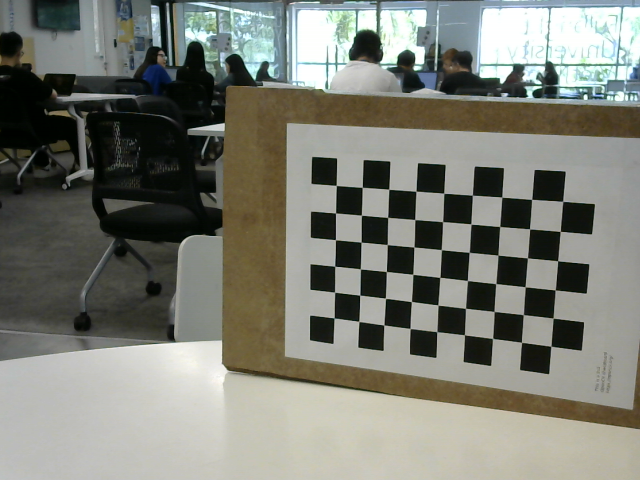
#> input picture images/stereoLeft/calib/imageL0.png, 640 x 480 px; its folder holds only this picture in this run
$ python stereovision_calibration.py
#> lines starting #> are read from the running program, lines starting #| are printed output that depends on the picture; after the words box and inside, x2 and y2 are one past the last pixel; in counts of white or black regions, pixels touching at a corner belong together; long printed decimals are rounded
import numpy as np
import cv2 as cv
import glob

#  FIND CHESSBOARD CORNERS - OBJECT POINTS AND IMAGE POINTS

chessboardSize = (9,6)
frameSize = (640, 480)

# terminate criteria
criteria = (cv.TERM_CRITERIA_EPS + cv.TERM_CRITERIA_MAX_ITER, 30, 0.001)

# prepare object points
objp = np.zeros((chessboardSize[0]*chessboardSize[1], 3), np.float32)
objp[:,:2] = np.mgrid[0:chessboardSize[0], 0:chessboardSize[1]].T.reshape(-1,2)

objp = objp*20
print(objp)

# Arrays to store object points and image points from all the images
objpoints = []  # 3d points in real world space
imgpointsL = []
imgpointsR = []

imagesLeft = glob.glob('images/stereoLeft/calib/*.png')
imagesRight = glob.glob('images/stereoRight/calib/*.png')

for imgLeft, imgRight in zip(imagesLeft, imagesRight):
    imgL = cv.imread(imgLeft)
#> imgL is the input picture: shape (480, 640, 3); mean B, G, R 117.3, 126.2, 124.6
    imgR = cv.imread(imgRight)
    grayL = cv.cvtColor(imgL, cv.COLOR_BGR2GRAY)
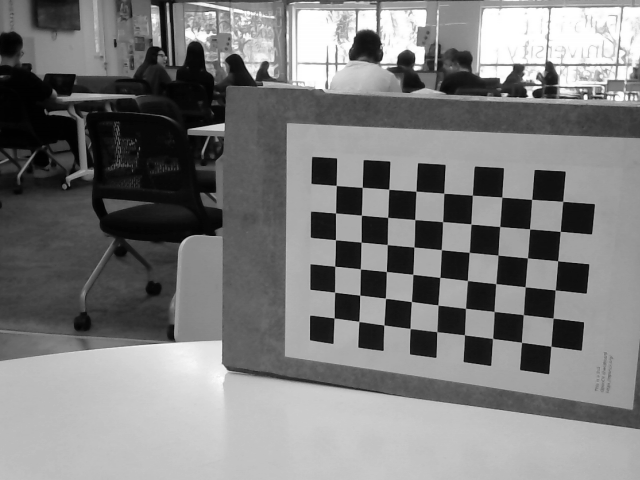
#> grayL: shape (480, 640); min 1, max 255, mean 124.7
    grayR = cv.cvtColor(imgR, cv.COLOR_BGR2GRAY)

    # Find the corners of the chessboard
    retL, cornersL = cv.findChessboardCorners(grayL, chessboardSize, None)
#> retL = True; cornersL = 54 rows, first 8: [336.3, 185.4], [362.1, 187.3], [388.8, 189.2], [416, 191.2], [443.7, 193.2], [472.3, 195.3], [501.7, 196.9], [531.6, 199.3]
    retR, cornersR = cv.findChessboardCorners(grayR, chessboardSize, None)
#> retR = True; cornersR has the same summary as cornersL

    # If found, add objects points, image points (after refining them)
    if (retL and retR) == True:
        objpoints.append(objp)

        cornersL = cv.cornerSubPix(grayL, cornersL, (11,11), (-1, -1), criteria)
#> cornersL = 54 rows, first 8: [336.3, 185.4], [362.3, 187.4], [388.7, 189.3], [416, 191.2], [443.8, 193.2], [472.4, 195.2], [501.7, 197.1], [531.7, 199.4]
        imgpointsL.append(cornersL)

        cornersR = cv.cornerSubPix(grayR, cornersR, (11,11), (-1, -1), criteria)
#> cornersR has the same summary as cornersL
        imgpointsR.append(cornersR)

        # Draw and display the corners
        cv.drawChessboardCorners(imgL, chessboardSize, cornersL, retL)
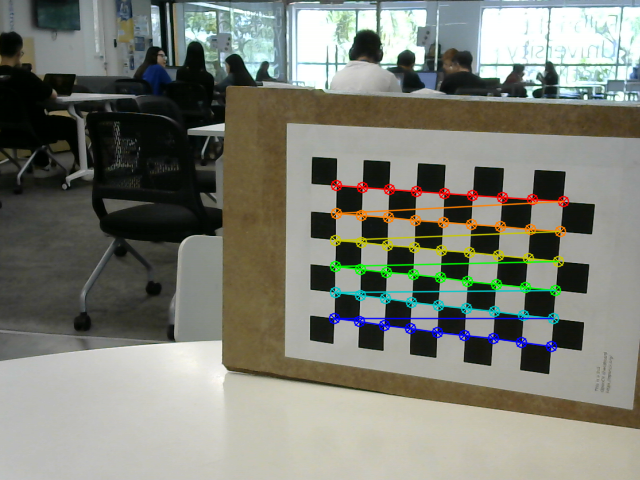
#> imgL: shape (480, 640, 3); 3.68% of pixels changed, all inside (x1, y1, x2, y2) = (328, 179, 570, 353)
        cv.imshow('Image Left', imgL)
        cv.drawChessboardCorners(imgR, chessboardSize, cornersR, retR)
        cv.imshow('Image Right', imgR)
        cv.waitKey(1000)

cv.destroyAllWindows()


# CALIBRATION
retL, cameraMatrixL, distL, rvecsL, tvecsL = cv.calibrateCamera(objpoints, imgpointsL, frameSize, None, None)
#> retL = 0.257; cameraMatrixL = [[960.3, 0, 237.3], [0, 971.6, 289.8], [0, 0, 1]]; distL = [[-0.288, 2.94, -0.00183, -0.000919, -10.52]]; rvecsL = ([0.261, 0.457, 0.0535],); tvecsL = ([72.4, -75.33, 698.7],)
heightL, widthL, channelsL = imgL.shape
#> heightL = 480; widthL = 640; channelsL = 3
newCameraMatrixL, roiL = cv.getOptimalNewCameraMatrix(cameraMatrixL, distL, (widthL, heightL), 1, (widthL, heightL))
#> newCameraMatrixL = [[578.5, 0, 144.5], [0, 590.7, 358.7], [0, 0, 1]]; roiL = (0, 181, 391, 294)

retR, cameraMatrixR, distR, rvecsR, tvecsR = cv.calibrateCamera(objpoints, imgpointsR, frameSize, None, None)
#> retR = 0.257; cameraMatrixR = [[960.3, 0, 237.3], [0, 971.6, 289.8], [0, 0, 1]]; distR = [[-0.288, 2.94, -0.00183, -0.000919, -10.52]]; rvecsR = ([0.261, 0.457, 0.0535],); tvecsR = ([72.4, -75.33, 698.7],)
heightR, widthR, channelsR = imgR.shape
#> heightR = 480; widthR = 640; channelsR = 3
newCameraMatrixR, roiR = cv.getOptimalNewCameraMatrix(cameraMatrixR, distR, (widthR, heightR), 1, (widthR, heightR))
#> newCameraMatrixR = [[578.5, 0, 144.5], [0, 590.7, 358.7], [0, 0, 1]]; roiR = (0, 181, 391, 294)


# STEREO VISION CALIBRATION
flag = 0
flag |= cv.CALIB_FIX_INTRINSIC
# Here we fix the intrinsic camera matrix so that only Rot, Trans, Emat and Fmat are calculated
# => intrinsic parameters are the same

criteria_stereo = (cv.TERM_CRITERIA_EPS + cv.TERM_CRITERIA_MAX_ITER, 30, 0.001)

# This step is performed for transformation between the two cameras and
# calculate Essential and Fundamental Matrixes
retStereo, newCameraMatrixL, disL, newCameraMatrixR, distR, rot, trans, essentialMatrix, fundamentalMatrix = cv.stereoCalibrate(objpoints, imgpointsL, imgpointsR, newCameraMatrixL, distL, newCameraMatrixR, distR, grayL.shape[::-1], criteria_stereo, flag)
#> retStereo = 264.2; disL = [[-0.288, 2.94, -0.00183, -0.000919, -10.52]]; rot = [[0.987, 0.128, 0.0975], [-0.107, 0.974, -0.201], [-0.121, 0.188, 0.975]]; trans = [-88.08, 75.52, -75.6]; essentialMatrix = [[-17.18, 87.84, 58.39], [-85.26, 6.89, 78.47], [-65.15, -95.44, 10.36]]; fundamentalMatrix = [[-2.12e-06, 1.06e-05, 0.000667], [-1.03e-05, 8.15e-07, 0.00668], [-0.000649, -0.0085, 1]]
print(newCameraMatrixL)
#| [[578.492    0.         144.523]
#|  [  0.         590.719 358.711]
#|  [  0.           0.           1.        ]]
print(newCameraMatrixR)
#| [[578.492    0.         144.523]
#|  [  0.         590.719 358.711]
#|  [  0.           0.           1.        ]]
# STEREO RECTIFICATION
########## Stereo Rectification #################################################

rectifyScale= 1
rectL, rectR, projMatrixL, projMatrixR, Q, roi_L, roi_R= cv.stereoRectify(newCameraMatrixL, distL, newCameraMatrixR, distR, grayL.shape[::-1], rot, trans, rectifyScale,(0,0))
#> rectL = [[0.62, -0.347, 0.704], [0.389, 0.915, 0.108], [-0.682, 0.206, 0.702]]; rectR = [[0.636, -0.545, 0.546], [0.511, 0.828, 0.231], [-0.578, 0.132, 0.805]]; projMatrixL = [[590.7, 0, 16583.3, 0], [0, 590.7, -1637.8, 0], [0, 0, 1, 0]]; projMatrixR = [[590.7, 0, 16583.3, -81804.5], [0, 590.7, -1637.8, 0], [0, 0, 1, 0]]; Q = [[1, 0, 0, -16583.3], [0, 1, 0, 1637.8], [0, 0, 0, 590.7], [0, 0, 0.00722, 0]]; roi_L = (0, 0, 0, 0); roi_R = (0, 0, 0, 0)

stereoMapL = cv.initUndistortRectifyMap(newCameraMatrixL, distL, rectL, projMatrixL, grayL.shape[::-1], cv.CV_16SC2)
stereoMapR = cv.initUndistortRectifyMap(newCameraMatrixR, distR, rectR, projMatrixR, grayR.shape[::-1], cv.CV_16SC2)

print("Saving parameters!")
cv_file = cv.FileStorage('stereoMap.xml', cv.FILE_STORAGE_WRITE)

cv_file.write('stereoMapL_x',stereoMapL[0])
cv_file.write('stereoMapL_y',stereoMapL[1])
cv_file.write('stereoMapR_x',stereoMapR[0])
cv_file.write('stereoMapR_y',stereoMapR[1])

cv_file.release()

$ run again, on images/stereoLeft/calib/imageL12.png
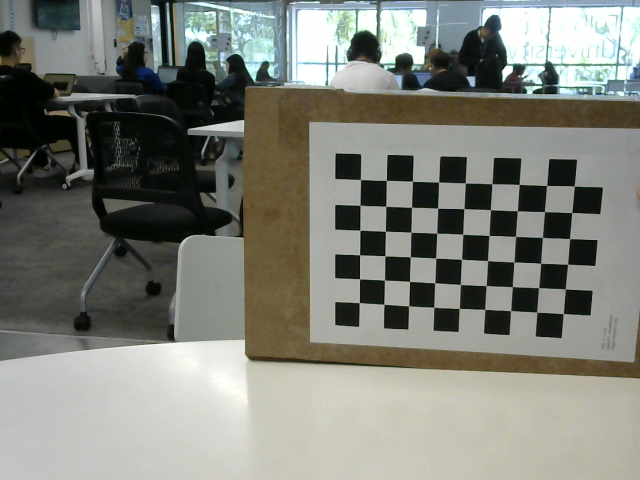
#> input picture images/stereoLeft/calib/imageL12.png, 640 x 480 px
#> imgL is the input picture: shape (480, 640, 3); mean B, G, R 120.9, 128.7, 126.7
#> `grayL = cv.cvtColor(imgL, cv.COLOR_BGR2GRAY)`:
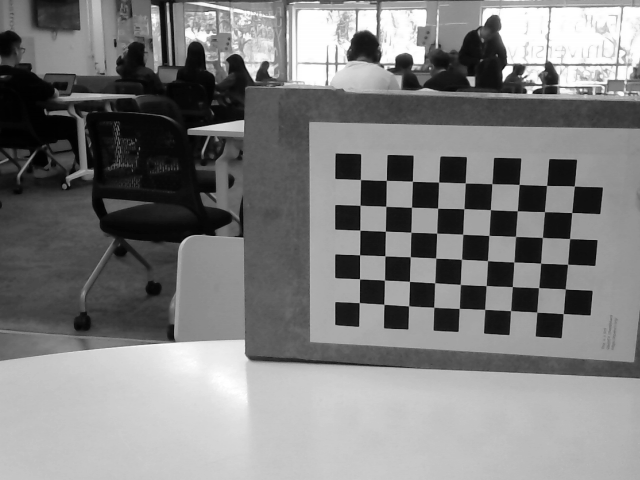
#> grayL: shape (480, 640); min 1, max 255, mean 127.2
#> `retL, cornersL = cv.findChessboardCorners(grayL, chessboardSize, None)`: retL = True; cornersL = 54 rows, first 8: [360.4, 179.5], [386.3, 180.5], [412.3, 181.2], [438.7, 182], [465.2, 183], [491.8, 183.6], [519, 184.4], [546.6, 185.4]
#> `retR, cornersR = cv.findChessboardCorners(grayR, chessboardSize, None)`: retR = True; cornersR has the same summary as cornersL
#> `cornersL = cv.cornerSubPix(grayL, cornersL, (11,11), (-1, -1), criteria)`: cornersL = 54 rows, first 8: [360.5, 179.5], [386.4, 180.4], [412.4, 181.3], [438.6, 182.1], [465.3, 183], [491.9, 183.7], [519.2, 184.4], [546.6, 185.5]
#> `cornersR = cv.cornerSubPix(grayR, cornersR, (11,11), (-1, -1), criteria)`: cornersR has the same summary as cornersL
#> `cv.drawChessboardCorners(imgL, chessboardSize, cornersL, retL)`:
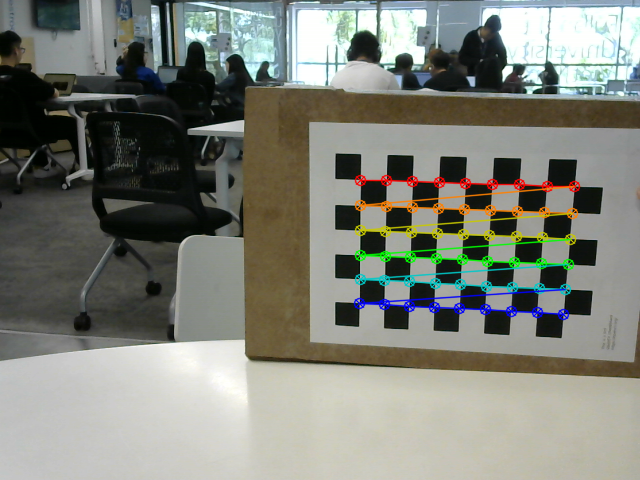
#> imgL: shape (480, 640, 3); 3.53% of pixels changed, all inside (x1, y1, x2, y2) = (353, 174, 581, 321)
#> `retL, cameraMatrixL, distL, rvecsL, tvecsL = cv.calibrateCamera(objpoi..`: retL = 0.21; cameraMatrixL = [[892.7, 0, 309], [0, 933.6, 198.8], [0, 0, 1]]; distL = [[0.217, -3, -0.0117, 0.00382, 17.08]]; rvecsL = ([0.304, 0.144, 0.0151],); tvecsL = ([40.22, -14.28, 697.9],)
#> newCameraMatrixL = [[904.8, 0, 310.9], [0, 936.8, 197], [0, 0, 1]]; roiL = (11, 7, 615, 457)
#> `retR, cameraMatrixR, distR, rvecsR, tvecsR = cv.calibrateCamera(objpoi..`: retR = 0.21; cameraMatrixR = [[892.7, 0, 309], [0, 933.6, 198.8], [0, 0, 1]]; distR = [[0.217, -3, -0.0117, 0.00382, 17.08]]; rvecsR = ([0.304, 0.144, 0.0151],); tvecsR = ([40.22, -14.28, 697.9],)
#> newCameraMatrixR = [[904.8, 0, 310.9], [0, 936.8, 197], [0, 0, 1]]; roiR = (11, 7, 615, 457)
#> retStereo = 0.239; disL = [[0.217, -3, -0.0117, 0.00382, 17.08]]; rot = [[1, 6.34e-13, -2.16e-13], [-6.34e-13, 1, -4.54e-13], [2.16e-13, 4.54e-13, 1]]; trans = [1.85e-12, 3.72e-10, -7.27e-10]; essentialMatrix = [[-3.8e-22, 7.27e-10, 3.72e-10], [-7.27e-10, -4.62e-22, -1.85e-12], [-3.72e-10, 1.85e-12, 7.96e-23]]; fundamentalMatrix = [[-2.96e-06, 5467428.7, 1.55e+09], [-5467428.7, -3.36e-06, 1.69e+09], [-1.55e+09, -1.69e+09, 1]]
#| [[904.785   0.         310.869]
#|  [  0.         936.806 196.992]
#|  [  0.           0.           1.        ]]
#| [[904.785   0.         310.869]
#|  [  0.         936.806 196.992]
#|  [  0.           0.           1.        ]]
#> rectL = [[1, -0.00226, 0.00138], [0.00226, 0.456, -0.89], [0.00138, 0.89, 0.456]]; rectR has the same summary as rectL; projMatrixL = [[904.8, 0, 303, 0], [0, 904.8, 2330.4, 0], [0, 0, 1, 0]]; projMatrixR = [[904.8, 0, 303, 0], [0, 904.8, 2330.4, 7.39e-07], [0, 0, 1, 0]]; Q = [[1, 0, 0, -303], [0, 1, 0, -2330.4], [0, 0, 0, 904.8], [0, 0, -1.23e+09, 0]]; roi_L = (0, 0, 640, 480)

$ run again, on images/stereoLeft/calib/imageL1.png
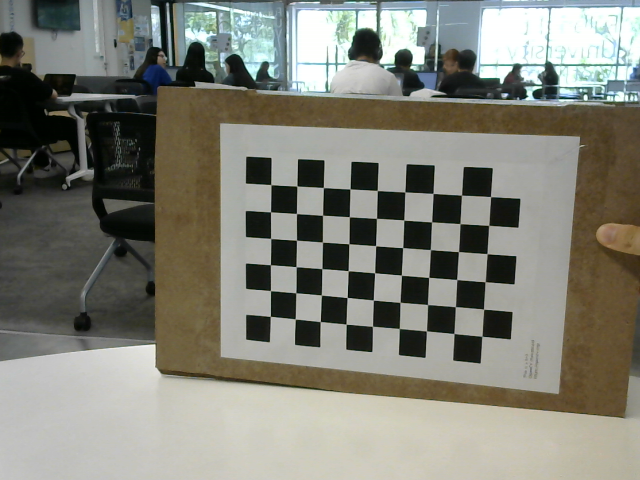
#> input picture images/stereoLeft/calib/imageL1.png, 640 x 480 px
#> imgL is the input picture: shape (480, 640, 3); mean B, G, R 118.4, 128.3, 128.1
#> `grayL = cv.cvtColor(imgL, cv.COLOR_BGR2GRAY)`:
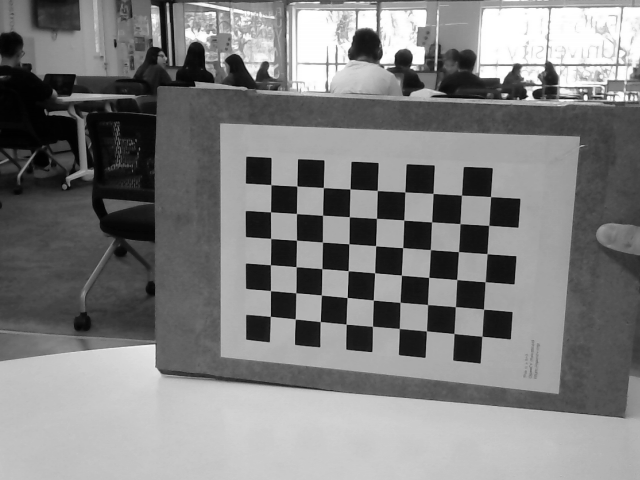
#> grayL: shape (480, 640); min 1, max 255, mean 127.1
#> `retL, cornersL = cv.findChessboardCorners(grayL, chessboardSize, None)`: retL = True; cornersL = 54 rows, first 8: [270.8, 184.6], [296.8, 186], [323.4, 187.5], [350, 189], [377.2, 190.4], [404.9, 192], [433, 193.4], [461.5, 195]
#> `retR, cornersR = cv.findChessboardCorners(grayR, chessboardSize, None)`: retR = True; cornersR has the same summary as cornersL
#> `cornersL = cv.cornerSubPix(grayL, cornersL, (11,11), (-1, -1), criteria)`: cornersL = 54 rows, first 8: [270.8, 184.6], [296.8, 186.1], [323.4, 187.5], [350, 188.9], [377.3, 190.5], [404.8, 191.9], [433.1, 193.5], [461.5, 195.2]
#> `cornersR = cv.cornerSubPix(grayR, cornersR, (11,11), (-1, -1), criteria)`: cornersR has the same summary as cornersL
#> `cv.drawChessboardCorners(imgL, chessboardSize, cornersL, retL)`:
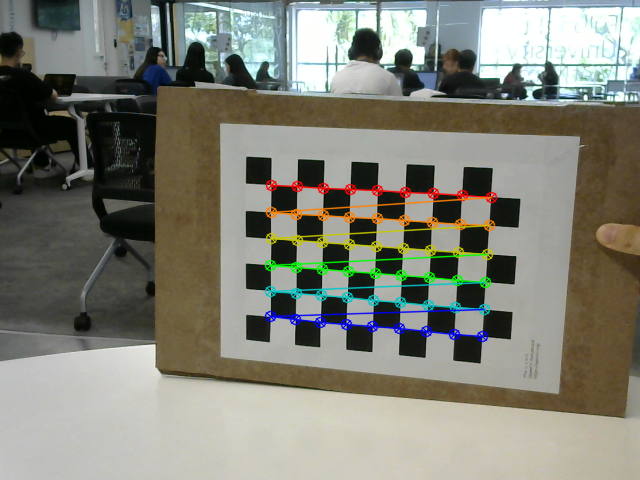
#> imgL: shape (480, 640, 3); 3.63% of pixels changed, all inside (x1, y1, x2, y2) = (264, 179, 498, 343)
#> `retL, cameraMatrixL, distL, rvecsL, tvecsL = cv.calibrateCamera(objpoi..`: retL = 0.234; cameraMatrixL = [[633, 0, 369.9], [0, 640.9, 224.9], [0, 0, 1]]; distL = [[0.48, -15, -0.00292, -0.0023, 139.4]]; rvecsL = ([0.159, 0.194, 0.0477],); tvecsL = ([-73.13, -29.34, 470.6],)
#> newCameraMatrixL = [[1299.8, 0, 222.9], [0, 713.7, 235.3], [0, 0, 1]]; roiL = (171, 214, 169, 40)
#> `retR, cameraMatrixR, distR, rvecsR, tvecsR = cv.calibrateCamera(objpoi..`: retR = 0.234; cameraMatrixR = [[633, 0, 369.9], [0, 640.9, 224.9], [0, 0, 1]]; distR = [[0.48, -15, -0.00292, -0.0023, 139.4]]; rvecsR = ([0.159, 0.194, 0.0477],); tvecsR = ([-73.13, -29.34, 470.6],)
#> newCameraMatrixR = [[1299.8, 0, 222.9], [0, 713.7, 235.3], [0, 0, 1]]; roiR = (171, 214, 169, 40)
#> retStereo = 5.09; disL = [[0.48, -15, -0.00292, -0.0023, 139.4]]; rot = [[1, -3.36e-12, 1.27e-11], [3.36e-12, 1, 2.03e-12], [-1.27e-11, -2.03e-12, 1]]; trans = [-8.26e-09, -1.72e-09, -1.11e-08]; essentialMatrix = [[5.92e-20, 1.11e-08, -1.72e-09], [-1.11e-08, 2.06e-20, 8.26e-09], [1.72e-09, -8.26e-09, 5.07e-21]]; fundamentalMatrix = [[6.64e-07, 227331.8, -78512463.8], [-227331.8, 7.68e-07, 270095118.8], [78512463.8, -270095118.8, 1]]
#| [[1.29978415e+03 0.00000000e+00 2.22860026e+02]
#|  [0.00000000e+00 7.13711158e+02 2.35331006e+02]
#|  [0.00000000e+00 0.00000000e+00 1.00000000e+00]]
#| [[1.29978415e+03 0.00000000e+00 2.22860026e+02]
#|  [0.00000000e+00 7.13711158e+02 2.35331006e+02]
#|  [0.00000000e+00 0.00000000e+00 1.00000000e+00]]
#> rectL = [[0.592, 0.123, 0.797], [-0.123, 0.991, -0.0615], [-0.797, -0.0615, 0.601]]; rectR has the same summary as rectL; projMatrixL = [[713.7, 0, -736.9, 0], [0, 713.7, 320.4, 0], [0, 0, 1, 0]]; projMatrixR = [[713.7, 0, -736.9, -9.97e-06], [0, 713.7, 320.4, 0], [0, 0, 1, 0]]; Q = [[1, 0, 0, 736.9], [0, 1, 0, -320.4], [0, 0, 0, 713.7], [0, 0, 71616421.7, 0]]; roi_L = (16, 0, 612, 480)
